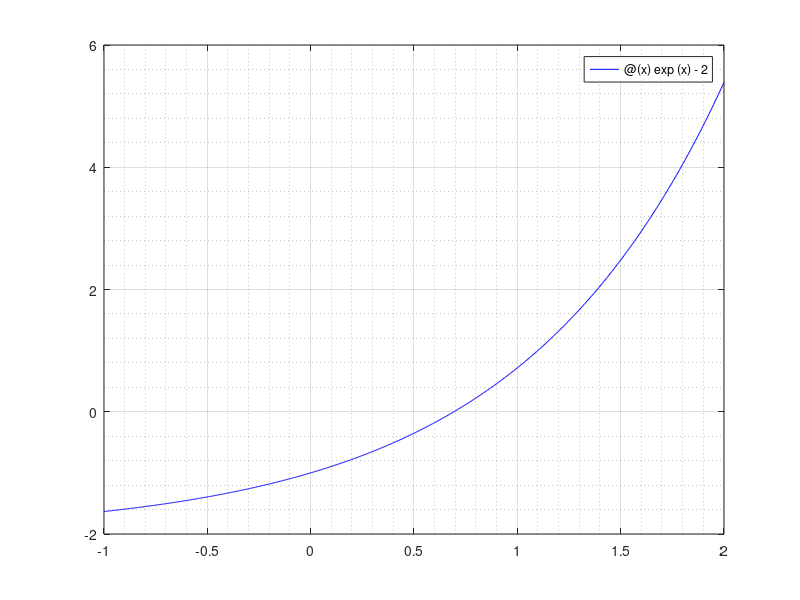

The MATLAB script that drew this image: (Note: this script raises an error after producing the figure.)
%% Exercise Set 2.1 Problem 9 section b.
% Author: Golnoosh Morshedi
% Numerical Analysis by R.L. Burden
% 9th Edition Page 55
% f(x)= (e^x)-2 & g(x)= cos((e^x)-2)
% Interval [0.5,1.5] finding aproximation point when f(x)=g(x)
% Error bound <0.00001
%-------------------------------------------------------------------------
clear
clc
%% Sketch of Both Graphs
x=-1:0.2:2;

f=@(x) exp(x)-2;
g=@(x) cos(exp(x)-2);

fplot(f,[-1,2],'b')
grid on
grid minor
k1=gtext('f(x)=e^x-2');
set(k1,'Color','b');
hold on
fplot(g,[-1,2],'r')
k2=gtext('g(x)=cos(e^x-2)');
set(k2,'Color','r');
title('Finding Intersections of Functions')
xlabel('Input Values (x)')
ylabel('Ouput Values (y)')

%% Finding Intersection Point
x_lower=0.5;
x_upper=1.5;
x_mid=x_lower+((x_upper-x_lower)/2);
N=0.00001;
while abs(f(x_mid)-g(x_mid))>N
    if f(x_mid)>g(x_mid)
        x_upper=x_mid;
    else
        x_lower=x_mid;
    end  
    x_mid=x_lower+((x_upper-x_lower)/2);
end

fprintf('The Intersection point is: %g\n',x_mid)
    
